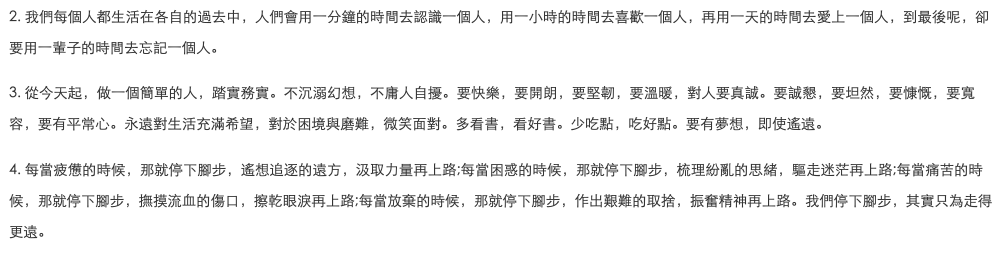
#> input picture python/src/PythonBasicTeaching/Python/CropPicture/ImageFiles/1.png, 2000 x 510 px (shown at 1/2 size); its folder holds only this picture in this run
$ python cropPicture.py
#> lines starting #> are read from the running program, lines starting #| are printed output that depends on the picture
from os.path import join

from PIL import Image
import threading
import os
import sys
import time
sys.path.append(os.getcwd())


def getImagePath(FilesPath):
    """
    :param FilesPath: 給一個圖片資料夾的位置，將所有的檔案絕對路徑加入到Images_list_path中
    imagePathList = getImagePath(FilesPath=os.getcwd() + '/ImageFiles/')
    """
    Images_list_path = []
    for root, dirs, files in os.walk(FilesPath):
        for f in files:
            if f != '.DS_Store':  # 隱藏檔案不要加進來
                fullPath = join(root, f)
                Images_list_path.append(fullPath)
    return Images_list_path


class cropPictureFunction:
    def __init__(self, save_crop_picture_path, image_path_list, image_x, image_y,
                 crop_upper_proportion=1.80, crop_lower_proportion=1.62, isThread=False):

        self.save_crop_picture_path = save_crop_picture_path  # 儲存切格好的位置 str
        self.image_path_list = image_path_list  # 取得手機擷取圖片的全部絕對路徑位置 list
        self.image_x, self.image_y = image_x, image_y  # 取得 image 的x,y軸 int
        self.crop_upper_proportion = crop_upper_proportion  # 切格比例的上方 float
        self.crop_lower_proportion = crop_lower_proportion  # 切格比例的下方 float

        print('Image X軸：%s, Y軸: %s' % (self.image_x, self.image_y))
        print('切割圖片比例上方： %s, 下方: %s' % (self.crop_upper_proportion, self.crop_lower_proportion))
        print('切割圖片儲存位置:\n%s' % '\n'.join(self.image_path_list))
        print('切割圖片儲存位置: %s' % save_crop_picture_path)
        print("*" * 10)
        cropPictureFunction.cropPicture(self, isThread)

    def cropPicture(self, isThread):
#> called with isThread = False
        if isThread is False:
            for image_path in self.image_path_list:
                img = Image.open(image_path)
#> img is the input picture: PIL image 2000x510 RGBA; mean R, G, B, A 240.4, 240.4, 240.4, 255
                cropped = img.crop((0, self.image_y / self.crop_upper_proportion,
                                    self.image_x, self.image_y / self.crop_lower_proportion))  # (left, upper, right, lower) 左、上、右、下
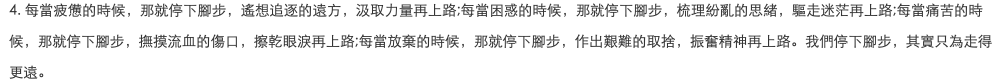
#> cropped: PIL image 2000x167 RGBA (shown at 1/2 size); mean R, G, B, A 236.1, 236.1, 236.1, 255
                cropped.save(self.save_crop_picture_path + os.path.basename(image_path))  # 儲存在你的指定位置，檔案名稱相同
                print('cropPicturePath: %s' % self.save_crop_picture_path + os.path.basename(image_path))
        else:
            thread_crop_picture_list = []
            for i in self.image_path_list:
                t = threading.Thread(target = self.useThreadCropPicture, args = (i,))
                thread_crop_picture_list.append(t)
            for t in thread_crop_picture_list:
                t.start()
            for t in thread_crop_picture_list:
                t.join()

    def useThreadCropPicture(self, image_path):
        img = Image.open(image_path)
        cropped = img.crop((0, self.image_y / self.crop_upper_proportion,self.image_x, self.image_y / self.crop_lower_proportion))  # (left, upper, right, lower) 左、上、右、下
        cropped.save(self.save_crop_picture_path + os.path.basename(image_path))  # 儲存在你的指定位置，檔案名稱相同
        print('cropPicturePath: %s' % self.save_crop_picture_path + os.path.basename(image_path))


if __name__ == '__main__':
    start = time.time()

    imagePathList = getImagePath(FilesPath=os.getcwd() + '/ImageFiles/')
    # 裁剪圖片功能
    cropPictureFunction(save_crop_picture_path=os.getcwd() + '/cropPictureFiles/',
                        image_path_list=imagePathList, image_x=2000, image_y=510,
                        crop_upper_proportion=1.6, crop_lower_proportion=1.05, isThread=False)
    end = time.time()
    print("用時{}秒".format((end-start)))
